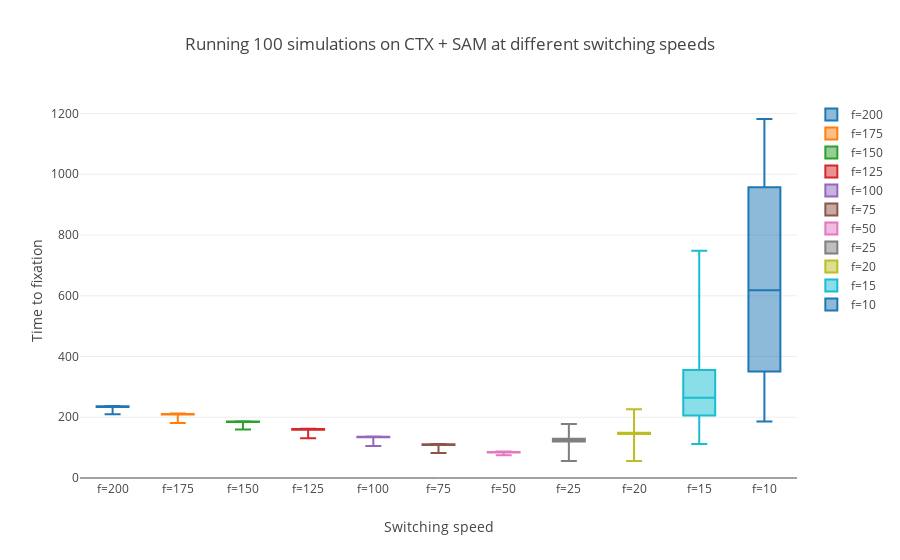

Notebook source saved alongside this figure:
### Markdown cell above
### K=10^6

### Code cell
display(table_switching(pairs[0], carrying_cap=10**6, prob_mutation=10**-5))
box_switching(pairs[0], carrying_cap=10**6, prob_mutation=10**-5)
